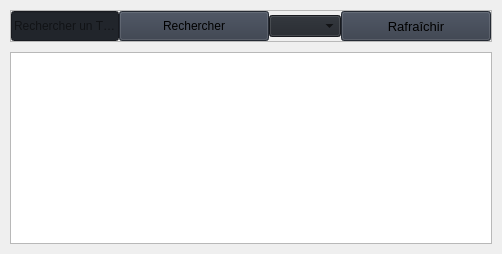
                     <widget class="QWidget" name="home">
                      <property name="enabled">
                       <bool>true</bool>
                      </property>
                      <property name="layoutDirection">
                       <enum>Qt::LayoutDirection::LeftToRight</enum>
                      </property>
                      <property name="styleSheet">
                       <string notr="true"/>
                      </property>
                      <layout class="QVBoxLayout" name="verticalLayout_21">
                       <property name="spacing">
                        <number>10</number>
                       </property>
                       <property name="leftMargin">
                        <number>10</number>
                       </property>
                       <property name="topMargin">
                        <number>10</number>
                       </property>
                       <property name="rightMargin">
                        <number>10</number>
                       </property>
                       <property name="bottomMargin">
                        <number>10</number>
                       </property>
                       <item>
                        <widget class="QFrame" name="home_header">
                         <property name="maximumSize">
                          <size>
                           <width>16777215</width>
                           <height>60</height>
                          </size>
                         </property>
                         <property name="frameShape">
                          <enum>QFrame::Shape::StyledPanel</enum>
                         </property>
                         <property name="frameShadow">
                          <enum>QFrame::Shadow::Raised</enum>
                         </property>
                         <layout class="QHBoxLayout" name="horizontalLayout_6">
                          <property name="spacing">
                           <number>0</number>
                          </property>
                          <property name="leftMargin">
                           <number>0</number>
                          </property>
                          <property name="topMargin">
                           <number>0</number>
                          </property>
                          <property name="rightMargin">
                           <number>0</number>
                          </property>
                          <property name="bottomMargin">
                           <number>0</number>
                          </property>
                          <item>
                           <widget class="QLineEdit" name="searchValue">
                            <property name="minimumSize">
                             <size>
                              <width>0</width>
                              <height>30</height>
                             </size>
                            </property>
                            <property name="maximumSize">
                             <size>
                              <width>400</width>
                              <height>16777215</height>
                             </size>
                            </property>
                            <property name="styleSheet">
                             <string notr="true">background-color: rgb(33, 37, 43);</string>
                            </property>
                            <property name="placeholderText">
                             <string>Rechercher un TSX</string>
                            </property>
                           </widget>
                          </item>
                          <item alignment="Qt::AlignmentFlag::AlignLeft">
                           <widget class="QPushButton" name="searchTSX">
                            <property name="minimumSize">
                             <size>
                              <width>150</width>
                              <height>30</height>
                             </size>
                            </property>
                            <property name="styleSheet">
                             <string notr="true">background-color: rgb(52, 59, 72);</string>
                            </property>
                            <property name="text">
                             <string>Rechercher</string>
                            </property>
                            <property name="icon">
                             <iconset resource="resources.qrc">
                              <normaloff>:/icons/images/icons/cil-magnifying-glass.png</normaloff>:/icons/images/icons/cil-magnifying-glass.png</iconset>
                            </property>
                           </widget>
                          </item>
                          <item>
                           <widget class="QComboBox" name="cptFilter">
                            <property name="styleSheet">
                             <string notr="true">background-color: rgb(33, 37, 43);</string>
                            </property>
                           </widget>
                          </item>
                          <item alignment="Qt::AlignmentFlag::AlignRight">
                           <widget class="QPushButton" name="refresh">
                            <property name="minimumSize">
                             <size>
                              <width>150</width>
                              <height>30</height>
                             </size>
                            </property>
                            <property name="font">
                             <font>
                              <family>Segoe UI</family>
                              <pointsize>10</pointsize>
                              <italic>false</italic>
                              <bold>false</bold>
                             </font>
                            </property>
                            <property name="cursor">
                             <cursorShape>PointingHandCursor</cursorShape>
                            </property>
                            <property name="styleSheet">
                             <string notr="true">background-color: rgb(52, 59, 72);</string>
                            </property>
                            <property name="text">
                             <string>Rafraîchir</string>
                            </property>
                            <property name="icon">
                             <iconset resource="resources.qrc">
                              <normaloff>:/icons/images/icons/cil-reload.png</normaloff>:/icons/images/icons/cil-reload.png</iconset>
                            </property>
                           </widget>
                          </item>
                         </layout>
                        </widget>
                       </item>
                       <item>
                        <widget class="QTableWidget" name="TracaBac"/>
                       </item>
                      </layout>
                     </widget>
